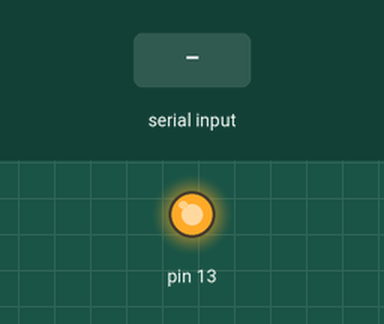
Recording of a sketch running on a simulated Arduino Mega 2560, built with avr-gcc and run on an emulated ATmega2560. Parts: output pins drawn as LEDs (lit = HIGH). The test bench sets the inputs (shaded band). What the sketch prints to the serial monitor is not drawn.

Above: at 1.8 s.
1.9 s: "1" received over the second serial link
4.9 s: "0" received over the second serial link
Timing chart, 0 to 7.9 s (numbered marks = the images above; inputs shaded):
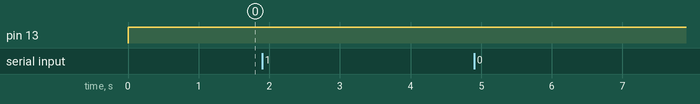

The sketch:

TXfastViaTTN.ino
```cpp
#include <rn2483.h>

/*
 * Author: JP Meijers
 * Date: 2016-02-07
 *
 * Transmit a one byte packet via TTN. This happens as fast as possible, while still keeping to
 * the 1% duty cycle rules enforced by the RN2483's built in LoRaWAN stack. Even though this is
 * allowed by the radio regulations of the 868MHz band, the fair use policy of TTN may prohibit this.
 *
 * CHECK THE RULES BEFORE USING THIS PROGRAM!
 *
 * CHANGE ADDRESS!
 * Change the address this device should use to either a testing address or one from a range you "own".
 * The appropriate line is "myLora.initTTN("XXXXXX");
 *
 * Connect the RN2483 as follows:
 * RN2483 -- Arduino
 * Uart TX -- 10
 * Uart RX -- 11
 * Reset -- 12
 * Vcc -- 3.3V
 * Gnd -- Gnd
 *
 * If you use an Arduino with a free hardware serial port, you can replace
 * the line "rn2483 myLora(mySerial);"
 * with     "rn2483 myLora(SerialX);"
 * where the parameter is the serial port the RN2483 is connected to.
 * Remember that the serial port should be initialised before calling initTTN().
 * For best performance the serial port should be set to 57600 baud, which is impossible with a software serial port.
 * If you use 57600 baud, you can remove the line "myLora.autobaud();".
 *
 */

String str;

unsigned long time = 0;

//create an instance of the rn2483 library,
rn2483 myLora(Serial1);

// the setup routine runs once when you press reset:
void setup() {
  //output LED pin
  pinMode(13, OUTPUT);
  led_on();

  // Open serial communications and wait for port to open:
  Serial.begin(57600);
  Serial.println("Startup");

  Serial.print("autobauding...");
  Serial1.begin(9600);
  myLora.autobaud();
  Serial.println("done!");

  //print out the HWEUI so that we can register it via ttnctl
  Serial.println("When using OTAA, register this DevEUI: ");
  Serial.println(myLora.hweui());
  Serial.println("RN2483 version number:");
  Serial.println(myLora.sysver());

  //ABP: init(String AppEUI, String NwkSKey, String AppSKey, String addr);
  myLora.init("70B3D57ED0000A91", "706D1AC808CCDFB986E07CC651555EFC", "D9BEDF84504046327014E8D934AE5CD4", "B03C701C");

  //OTAA: init(String AppEUI, String AppKey);
  //myLora.init("70B3D57ED00001A6", "A23C96EE13804963F8C2BD6285448198");

  //transmit a startup message
  myLora.txUncnf("Fast TXer (TTN)");

  led_off();
  delay(2000);
}

// the loop routine runs over and over again forever:
void loop() {

    led_on();

    Serial.println("TXing");
    myLora.txUncnf("!"); //one byte, blocking function

    led_off();
    delay(200);
}

void led_on()
{
  digitalWrite(13, 1);
}

void led_off()
{
  digitalWrite(13, 0);
}
```

Measured:
- after the input at 1.9 s, every drawn part: stays the same
- after the input at 4.9 s, every drawn part: stays the same
